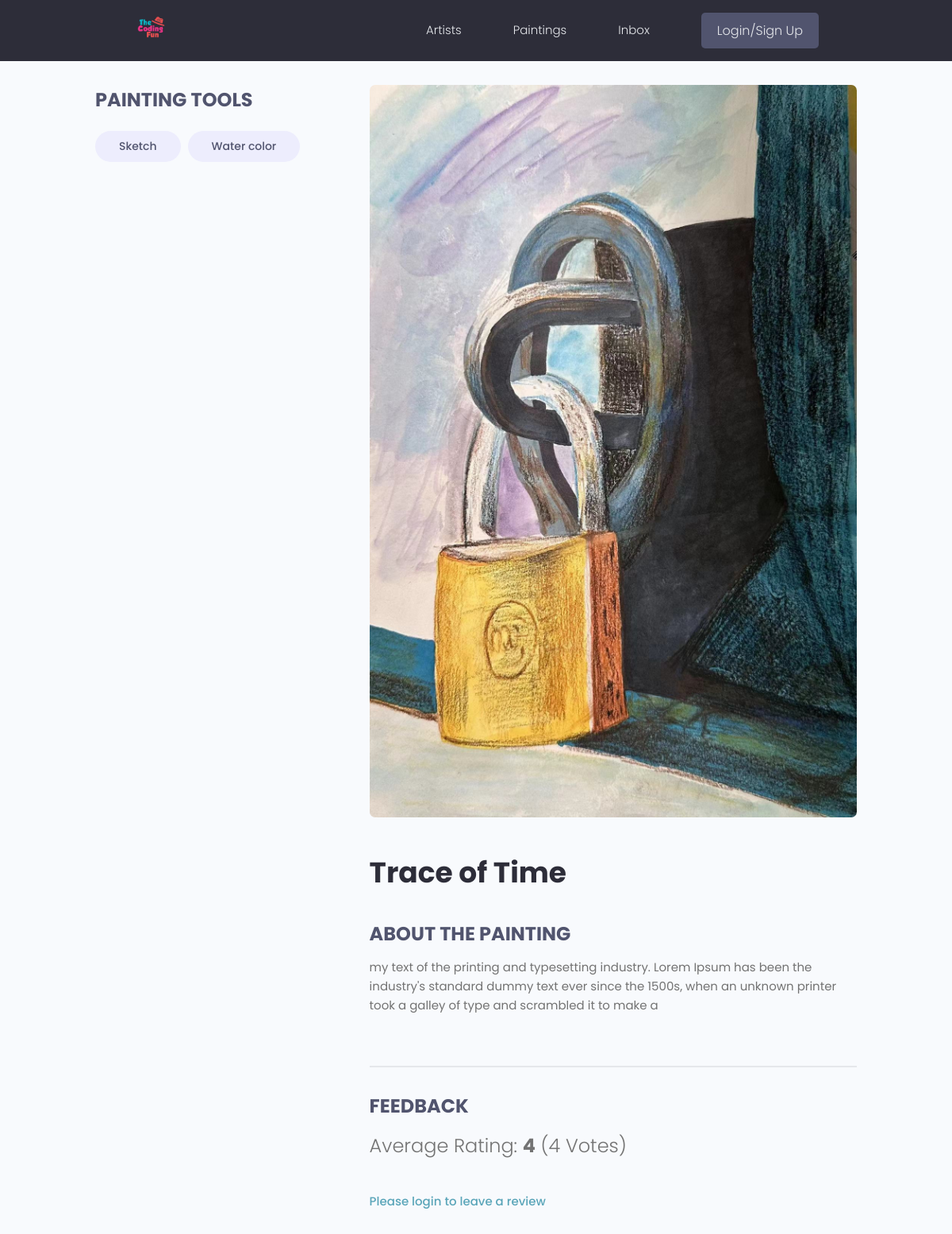
The page /paintings/paintings/defb08fd-e861-49b0-a8a0-1e19d3f4ddb3/ on the database as committed earlier.
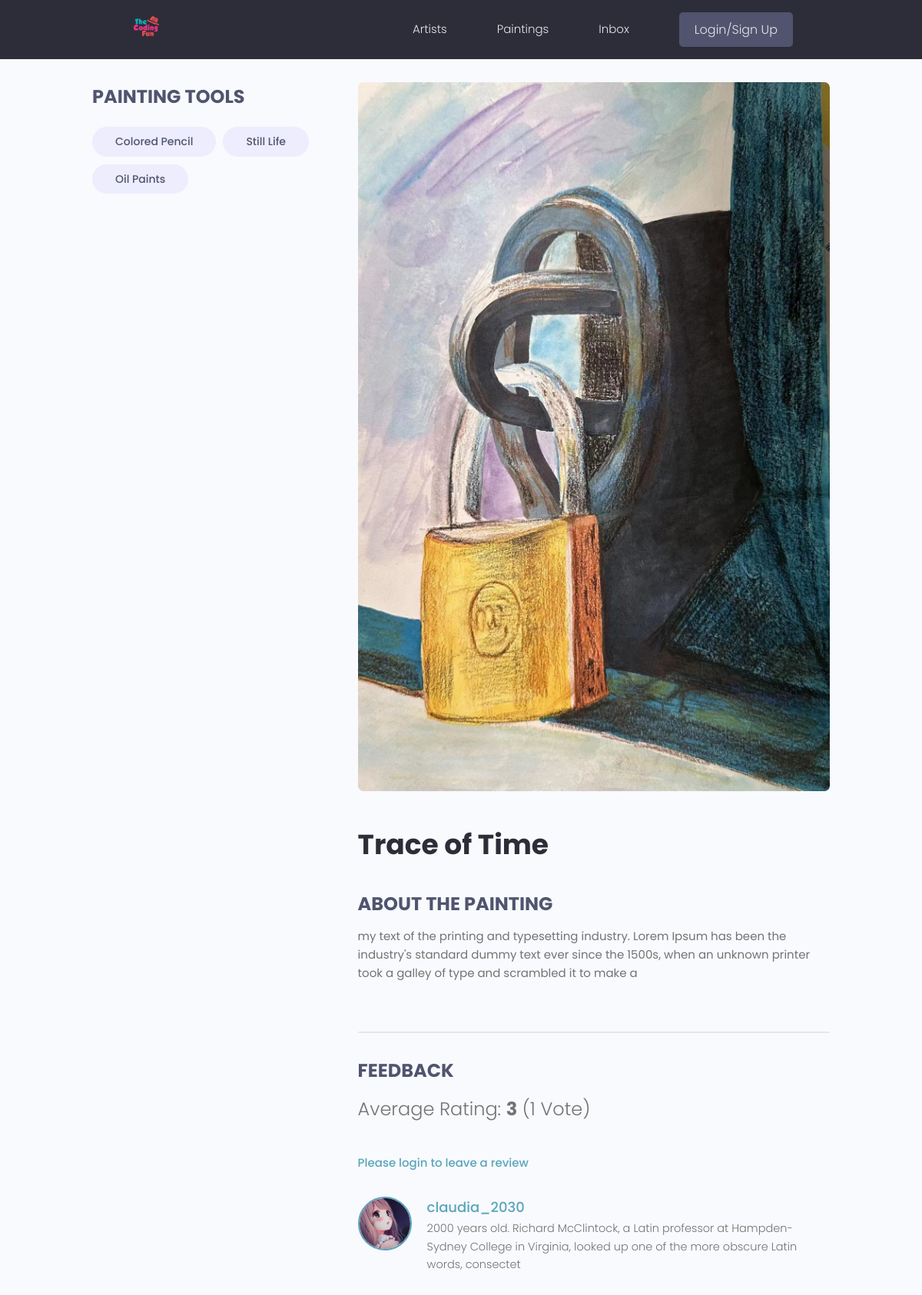
The same page on the database as committed later.
### paintings/models.py (models this page shows, shortened)
class Tag(models.Model):
    name = models.CharField(max_length=200)
    created = models.DateTimeField(auto_now_add=True)
    id = models.UUIDField(default=uuid.uuid4, unique=True, primary_key=True, editable=False)
    def __str__(self):
        return self.name

class Painting(models.Model):
    owner = models.ForeignKey(Profile, null=True, blank=True, on_delete=models.CASCADE)
    title = models.CharField(max_length=200)
    featured_image = models.ImageField(null=True, blank=True, default="default.png")
    demo_link = models.TextField(max_length=500, null=True, blank=True)
    description = models.TextField(null=True, blank=True)
    tags = models.ManyToManyField('Tag', blank=True)
    vote_total = models.IntegerField(default=0, null=True, blank=True)
    vote_score = models.IntegerField(default=0, null=True, blank=True)
    created = models.DateTimeField(auto_now_add=True)
    id = models.UUIDField(default=uuid.uuid4, unique=True, primary_key=True, editable=False)
    @property
    def imageURL(self):
        try:
            url = self.featured_image.url
        except:
            url = ""
        return url
    @property
    def reviewers(self):
        queryset = self.review_set.all().values_list('owner__id', flat=True)
        return queryset
    class Meta:
        ordering = ['-vote_score', "-vote_total", "title"]

class Review(models.Model):
    VOTE_TYPE = [("1", "Just Pass👌🏼"),
                ("2", "Nice👍"),
                ("3", 'Look Good!😍'),
                ("4", 'Wonderful!🤩')]
    owner = models.ForeignKey(Profile, on_delete=models.CASCADE, null=True)
    painting = models.ForeignKey(Painting, on_delete=models.CASCADE)
    body = models.TextField(null=True, blank=True)
    value = models.CharField(max_length=200, choices=VOTE_TYPE)
    created = models.DateTimeField(auto_now_add=True)
    id = models.UUIDField(default=uuid.uuid4, unique=True, primary_key=True, editable=False)
    class Meta:
        unique_together = [['owner', 'painting']]

### users/models.py (models this page shows, shortened)
class Profile(models.Model):
    user = models.OneToOneField(User, on_delete=models.CASCADE, null=True, blank=True)
    name = models.CharField(max_length=200, blank=True, null=True)
    username = models.CharField(max_length=200, blank=True, null=True)
    location = models.CharField(max_length=200, blank=True, null=True)
    email = models.EmailField(max_length=200, blank=True, null=True)
    short_intro = models.CharField(max_length=200, blank=True, null=True)
    bio = models.TextField(blank=True, null=True)
    profile_image = models.ImageField(null=True, blank=True, upload_to="profiles/", default="profiles/default.jpg")
    social_github = models.CharField(max_length=200, blank=True, null=True)
    social_twitter = models.CharField(max_length=200, blank=True, null=True)
    social_linkedin = models.CharField(max_length=200, blank=True, null=True)
    social_website = models.CharField(max_length=200, blank=True, null=True)
    created = models.DateTimeField(auto_now_add=True)
    id = models.UUIDField(default=uuid.uuid4, unique=True, primary_key=True, editable=False)
    @property
    def imageURL(self):
        try:
            url = self.profile_image.url
        except:
            url = ""
        return url

### paintings/views.py (the view, shortened to what this page needs)
# urls.py: path("paintings/<str:pk>/", views.painting, name="painting"),
def painting(request, pk):
    paintObj = Painting.objects.get(id=pk)
    tags = paintObj.tags.all()
    review_form = ReviewForm()
    return render(request, "paintings/single_painting.html", {'paint': paintObj, "tags": tags, "review_form": review_form})

### paintings/templates/paintings/single_painting.html (shortened to what this page needs)
{% extends 'main.html' %}
{% block content %}
<main class="singleProject my-md">
    <div class="container">
        <div class="layout">
            <div class="column column--1of3">
                <h3 class="singleProject__subtitle">Painting Tools</h3>
                <div class="singleProject__toolStack">
                    {% for tag in tags %}
                    <span class="tag tag--pill tag--sub tag--lg">
                        <small>{{tag}}</small>
                    </span>
                    {% endfor %}
                </div>
            </div>
            <div class="column column--2of3">
                <img class="singleProject__preview" src="{{paint.imageURL}}" alt="portfolio thumbnail" />
                <h2 class="singleProject__title">{{paint.title}}</h2>
                <h3 class="singleProject__subtitle">About The Painting</h3>
                <div class="singleProject__info">
                    {{paint.description}}
                    <br />
                    <br />
                </div>
                <div class="comments">
                    <h3 class="singleProject__subtitle">Feedback</h3>
                    <h5 class="project--rating">
                        Average Rating: <b>{{paint.vote_score}}</b>
                        ({{paint.vote_total}}
                        Vote{{paint.vote_total|pluralize:"s"}})
                    </h5>
                    {% if request.user.profile.id in paint.reviewers %}
                    <p>You have already submitted your review.</p>
                    {% elif request.user.profile.id == paint.owner.id %}
                    <p>You could not comment on your own painting.</p>
                    {% else %}
                    <a href="{% url 'login-user' %}?next={{request.path}}">Please login to leave a review</a>
                    {% endif %}
                    <div class="commentList">
                        {% for review in paint.review_set.all %}
                        {% if review.value %}
                        <div class="comment">
                            <a href="{% url 'single-profile' review.owner.id %}">
                                <img class="avatar avatar--md" src="{{review.owner.imageURL}}" alt="user" />
                            </a>
                            <div class="comment__details">
                                <a href="{% url 'single-profile' review.owner.id %}"
                                    class="comment__author">{{review.owner.username}}</a>
                                <p class="comment__info">
                                    {{review.body}}
                                </p>
                            </div>
                        </div>
                        {% endif %}
                        {% endfor %}
                    </div>
                </div>
            </div>
        </div>
    </div>
</main>
{% endblock content %}

Rows that differ between the two databases and show on the page:
no longer on this page (row edited): Tag: name "Water color"
added Tag: name "Colored Pencil"
changed Tag: name "Sketch" → "Still Life"
added Tag: name "Oil Paints"
changed Painting "Trace of Time": vote_score "4" → "3"; vote_total "4" → "1"
added Review: owner.imageURL (picture), owner.username "claudia_2030", body "2000 years old. Richard McClintock, a Latin professor at Hampden-Sydney College in Virginia, looked up one of the more obscure Latin words, consectet"
